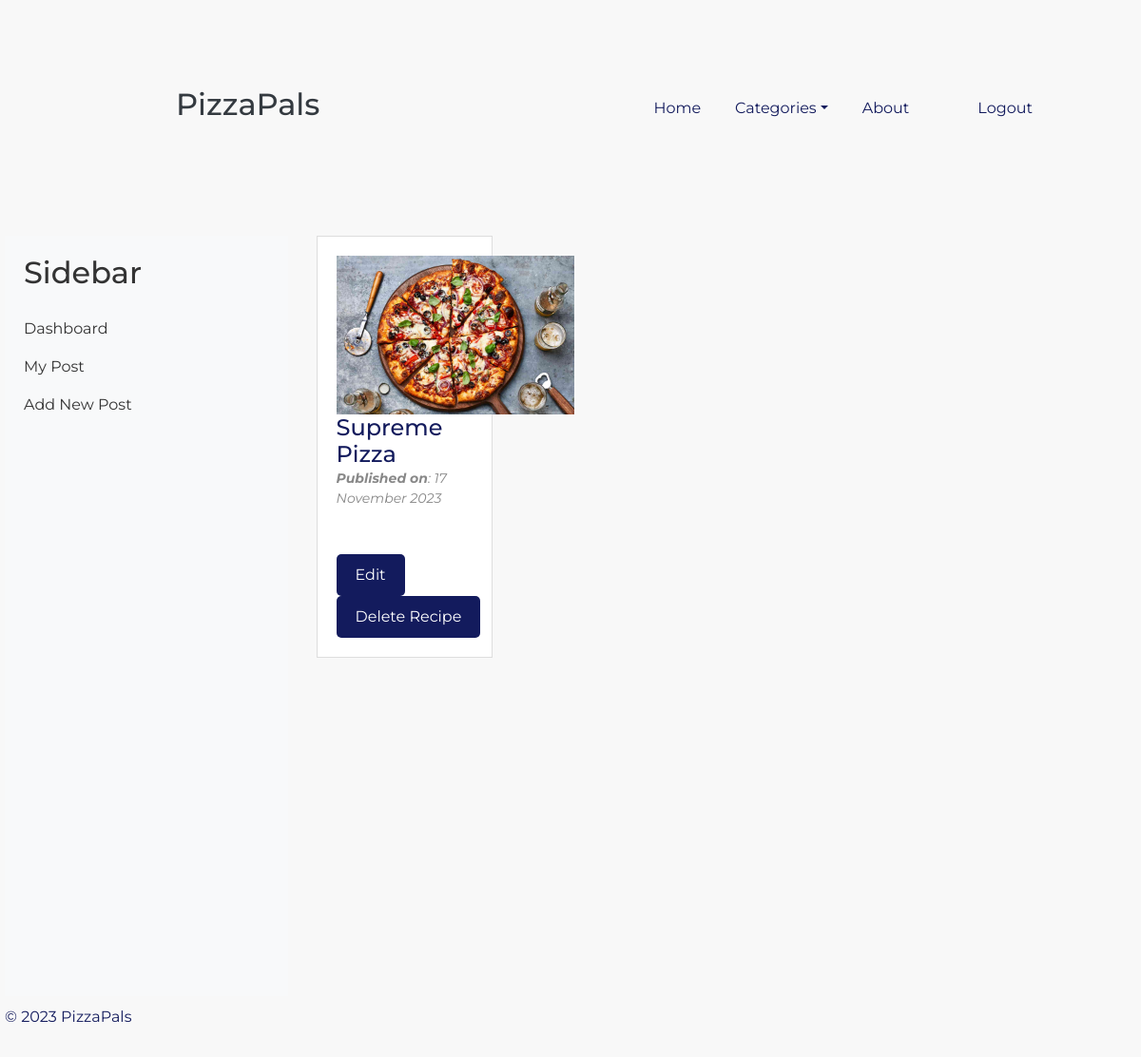
/user/my_post.php (signed in), run on the app's committed database.
### tables this page shows
CREATE TABLE `pizzarecipes` (
  `recipe_id` int(11) NOT NULL,
  `title` varchar(255) DEFAULT NULL,
  `ingredients` text DEFAULT NULL,
  `instructions` text DEFAULT NULL,
  `image_url` varchar(255) DEFAULT NULL,
  `created_at` datetime DEFAULT NULL,
  `user_id` int(11) DEFAULT NULL,
  `category_id` int(11) DEFAULT NULL
);

### admin/shared/recipeHandler.php (called while the page is built, shortened)
<?php
class RecipeHandler {
    private $database;
    public function __construct($conn) {
        $this->database = $conn;
    }
    public function getAllRecipes($user_id) {
        $pdo = $this->database->getConnection();
        $query = "SELECT * FROM pizzarecipes WHERE user_id = :userId";
        $stmt1 = $pdo->prepare($query);
        $stmt1->bindParam(':userId', $user_id, PDO::PARAM_INT);
        $stmt1->execute();
        $recipe = $stmt1->fetchAll(PDO::FETCH_ASSOC);
        return $recipe;
    }
}
?>

### user/my_post.php (the view, shortened to what this page needs)
<?php
    include('shared/header.php');
    include_once '../admin/shared/recipeHandler.php';
    $conn = new Database();
    $recipeHandler = new RecipeHandler($conn);
    $user_id = $_SESSION['user_id'];
    $recipesList = $recipeHandler->getAllRecipes($user_id);
?>
    <div class="col-md-9 user-dashboard">
    <main class="container-fluid">
    <section class="row content">
    <?php
        foreach ($recipesList as $post) {
            $date = date_create($post['created_at']);
    ?>
        <div class="col-md-3"><div class="blogShort">
			<?php if (!empty($post['image_url'])) {?>
				<img src="<?php echo $post['image_url'] ?>" width="250">
			<?php } ?>
			<h3><a href="view_post.php?id=<?php echo $post['recipe_id']; ?>"><?php echo $post['title']; ?></a></h3>
			<em><strong>Published on</strong>: <?php echo date_format($date, "d F Y");	?></em>
			<br><br>
            <div class="recipe-actions">
                <button class="btn btn-primary edit-button"><a href="edit_post.php?id=<?php echo $post['recipe_id']?>">Edit</a></button>
                <form method="post" action="delete_post.php">
                    <input type="submit" class="btn btn-danger delete-button" name="delete_recipe" value="Delete Recipe" onclick="return confirm('Are you sure you want to delete this recipe?');">
                </form>
            </div>  </div>
        </div>
    <?php } ?>
    </section>
</main>
    </div>
<?php include('../shared/footer.php');?>

### css/styles.css (style rules this page uses)
body { font-family: 'Montserrat', Arial, sans-serif; margin: 0; padding: 0; background-color: #f8f8f8; }
.blogShort { background-color: #fff; border: 1px solid #ddd; padding: 20px; }
.blogShort h3 { color: #b1c2b6; font-size: 24px; margin: 0; }
.blogShort em { color: #888; font-size: 14px; margin: 0; display: block; }
.blogShort strong { font-weight: bold; }
.blogShort a { color: #131b5d; text-decoration: none; }
a { color: #131b5d; text-decoration: none; }
.btn { background-color: #131b5d; color: #fff; padding: 10px 20px; border: none; border-radius: 5px; text-decoration: none; display: inline-block; cursor: pointer; }
.home-user-dashboard .user-dashboard { display: flex; min-height: 100vh; }
.home-user-dashboard button.edit-button a { color: #fff; }

### data on the page
pizzarecipes: image_url (picture), title "Supreme Pizza", created_at "17 November 2023"
